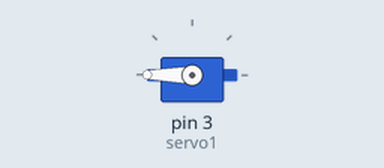
Recording of a sketch running on a simulated Arduino Uno, built with avr-gcc and run on an emulated ATmega328P. On the bench: servo. What the sketch prints to the serial monitor is not drawn.

Above: at 0.05 s.
Timing chart, 0 to 3.0 s (numbered marks = the images above):
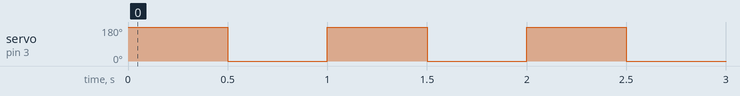

Measured:
- by itself, servo on pin 3 (servo1): alternates 180° for 0.50 s and 0° for 0.50 s

The sketch:

test_Servo_1.ino
```cpp
#include <Servo.h>

Servo servo1; // initialize servo

void setup() {
  // put your setup code here, to run once:
  Serial.begin(9600);

  servo1.attach(3); // attach servo on pin 3 (must be PWM)
}

void loop() {
  // put your main code here, to run repeatedly:
  Serial.println("testing");

  servo1.write(180); // turn it to the 180degree position
  delay(500);

  servo1.write(0);  // turn it to the 0 degrees position
  delay(500);
}
```
